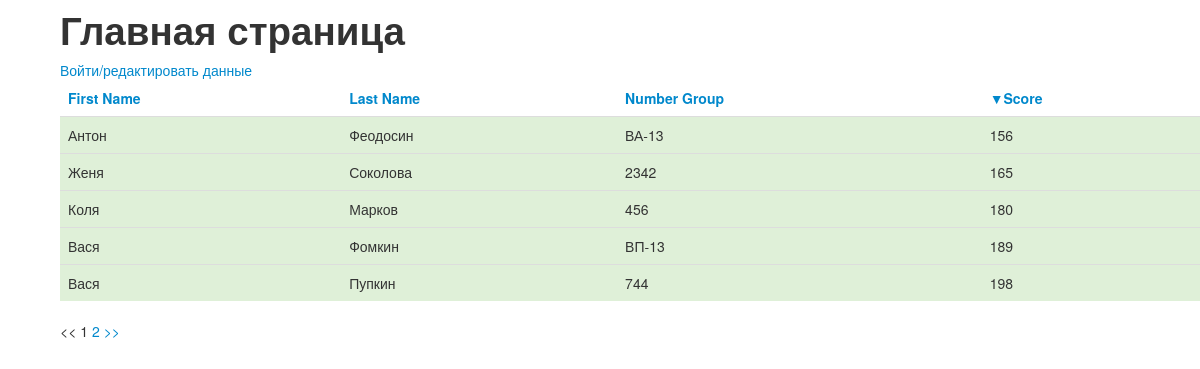
/index.php?sort=score&order=ASC, run on the app's committed database.
### tables this page shows
CREATE TABLE IF NOT EXISTS `matriculant` (
  `id` int(11) NOT NULL AUTO_INCREMENT,
  `code` int(16) NOT NULL,
  `name` varchar(50) NOT NULL,
  `surname` varchar(50) NOT NULL,
  `sex` enum('female','male') NOT NULL,
  `numberGroup` varchar(5) NOT NULL,
  `email` varchar(100) NOT NULL,
  `score` int(11) NOT NULL,
  `yearOfBirth` year(4) NOT NULL,
  `location` enum('notresident','resident') NOT NULL,
  PRIMARY KEY (`id`),
  UNIQUE KEY `email` (`email`),
  UNIQUE KEY `id` (`id`),
  UNIQUE KEY `email_2` (`email`),
  UNIQUE KEY `key` (`code`)
);

### index.php (called while the page is built, shortened)
<?php
include('config.php');
include('app/functions.php');
$cur_page = isset($_GET['page']) ? $_GET['page'] : 1;
$sort = isset($_GET['sort']) ? $_GET['sort'] : 'score';
$order = isset($_GET['order']) ? $_GET['order'] : 'DESC';
$dbc = 'mysql:host=' . $db_host . ';dbname=' . $db_name;
$pdo = new PDO($dbc, $db_user, $db_password);
$pdo->setAttribute(PDO::ATTR_ERRMODE, PDO::ERRMODE_EXCEPTION);
$matriculantMapper = new MatriculantMapper($pdo);
$listMatriculant = $matriculantMapper->viewMatriculant($cur_page, $sort, $order, $result_per_page);
$total  = $matriculantMapper->totalMatriculant();
$num_pages = ceil($total/$result_per_page);
$page_links = generate_page_links($sort, $order, $cur_page, $num_pages);
$sort_links = generate_sort_links($sort, $order);
include('templates/main.php');

### app/MatriculantMapper.php (called while the page is built, shortened)
<?php
class MatriculantMapper
{
    protected $db;
    public function __construct(PDO $db)
    {
        $this->db = $db;
    }
    public function viewMatriculant($cur_page, $sort, $order, $result_per_page)
    {
        $skip_result = ($cur_page - 1) * $result_per_page;
        $allowed = array("name", "surname", "numberGroup","score");
        $key     = array_search($sort, $allowed);
        $orderby = $allowed[$key];
        $order   = ($order == 'DESC') ? 'DESC' : 'ASC';
        $sql = "SELECT name, surname, numberGroup, score FROM matriculant ORDER BY $orderby $order LIMIT :skip_result, :result_per_page";
        $statment = $this->db->prepare($sql);
        $statment->bindParam(':skip_result', $skip_result, PDO::PARAM_INT);
        $statment->bindParam(':result_per_page', $result_per_page, PDO::PARAM_INT);
        $statment->execute();
        $result = $statment->fetchAll();
        return $result;
    }
}

### templates/tableMatriculant.php (the view)
<tr class="success">
    <td><?= $name?></td>
    <td><?= $surname?></td>
    <td><?= $numberGroup?></td>
    <td><?= $score?></td>
</tr>

### app/functions.php (shortened to what this page needs)
<?php
function viewTableMatriculant($listMatriculant)
{
    foreach ($listMatriculant as $key => $value) {
        $name =         htmlspecialchars($listMatriculant[$key]['name']);
        $surname =      htmlspecialchars($listMatriculant[$key]['surname']);
        $numberGroup =  htmlspecialchars($listMatriculant[$key]['numberGroup']);
        $score =        htmlspecialchars($listMatriculant[$key]['score']);
        include('templates/tableMatriculant.php');
    }
}
function generate_page_links($sort, $order, $cur_page, $num_pages)
{
    $page_links = '';
    if ($cur_page > 1) {
        $page_links .= '<a href="' . $_SERVER['PHP_SELF'] .
            '?sort=' . $sort .
            '&order=' . $order .
            '&page=' . ($cur_page - 1) . '"><<</a>';
    }
    else {
        $page_links .= '<< ';
    }
    for ($i = 1; $i <= $num_pages; $i++) {
        if ($cur_page == $i){
            $page_links .= ' ' . $i;
        }
        else{
            $page_links .= ' <a href="' . $_SERVER['PHP_SELF'] .
                '?sort=' . $sort .
                '&order=' . $order .
                '&page=' . $i .'"> ' . $i . '</a>';
        }
    }
    if ($cur_page < $num_pages){
        $page_links .= ' <a href="' . $_SERVER['PHP_SELF'] .
            '?sort=' . $sort .
            '&order=' . $order .
            '&page=' . ($cur_page + 1) . '">>></a>';
    }
    else {
        $page_links .= ' >>';
    }
    return $page_links;
}
function generate_sort_link($sort, $order, $column, $nameColumn)
{
	$sort_link = '';
	$sort_link .= '<th><a href=' . $_SERVER['PHP_SELF'] . '?sort='. $column;
	if ($sort == $column){
		if ($order == 'ASC'){
			$sort_link .= '&order=DESC>&#9660;';
			$sort_link .= $nameColumn . '</a></th>';
		} else{
			$sort_link .= '&order=ASC>&#9650;';
			$sort_link .= $nameColumn . '</a></th>';
		}
	}else {
		$sort_link .= '&order=ASC>';
		$sort_link .= $nameColumn . '</a></th>';
	}
	return $sort_link;
}
function generate_sort_links($sort, $order)
{
	$sort_links = '';
	$sort_links .= generate_sort_link($sort, $order, 'name', 'First Name');
	$sort_links .= generate_sort_link($sort, $order, 'surname', 'Last Name');
	$sort_links .= generate_sort_link($sort, $order, 'numberGroup', 'Number Group');
	$sort_links .= generate_sort_link($sort, $order, 'score', 'Score');
    return $sort_links;
}

### style.css (style rules this page uses)
body { padding-left:60px }

### data on the page
matriculant: name "Антон", surname "Феодосин", numberGroup "ВА-13", score "156"
matriculant: name "Женя", surname "Соколова", numberGroup "2342", score "165"
matriculant: name "Коля", surname "Марков", numberGroup "456", score "180"
matriculant: name "Вася", surname "Фомкин", numberGroup "ВП-13", score "189"
matriculant: name "Вася", surname "Пупкин", numberGroup "744", score "198"

### other printed values
$nameColumn "First Name Last Name Number Group"
$nameColumn "Score"
